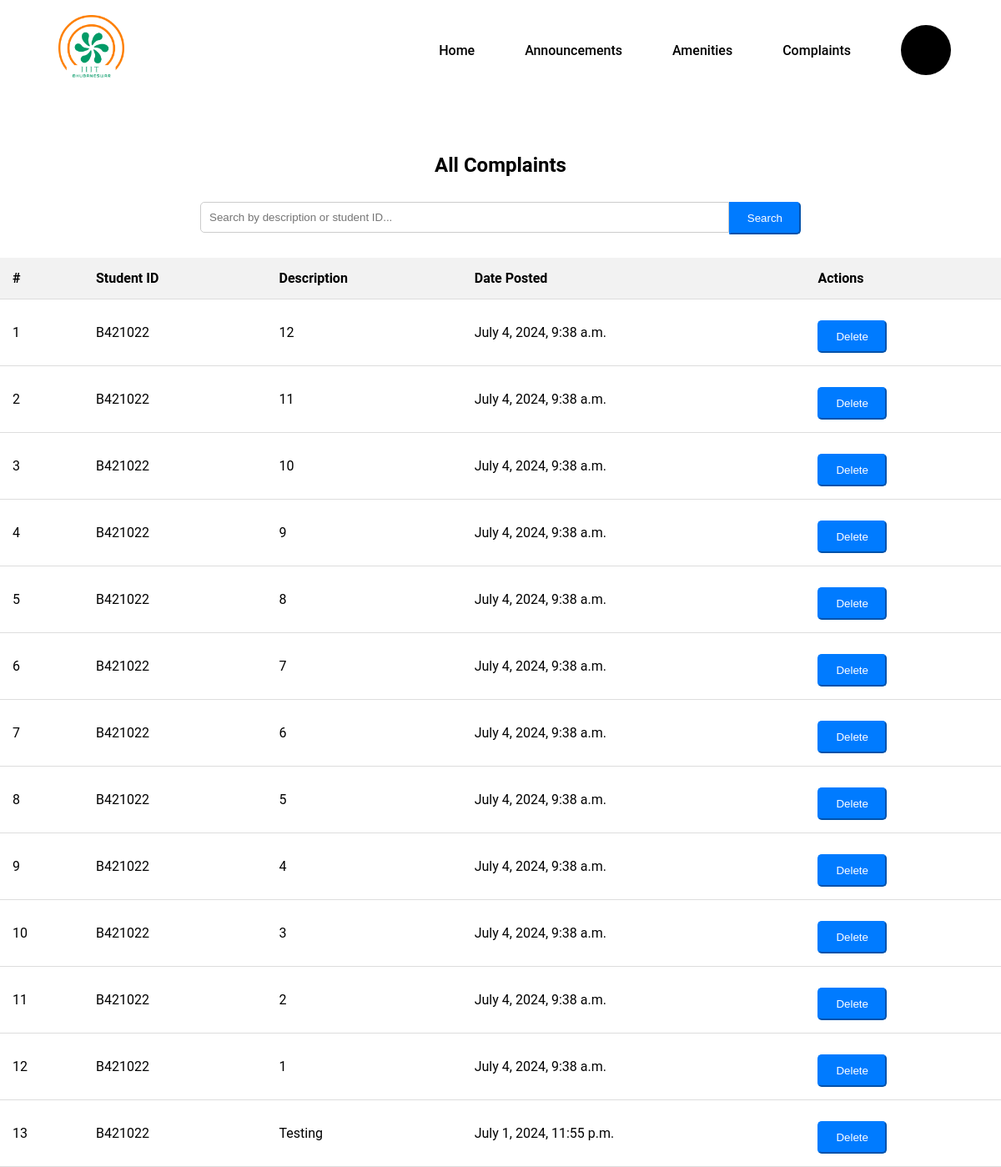
The page /faculty/complaints/ on the database as committed earlier.
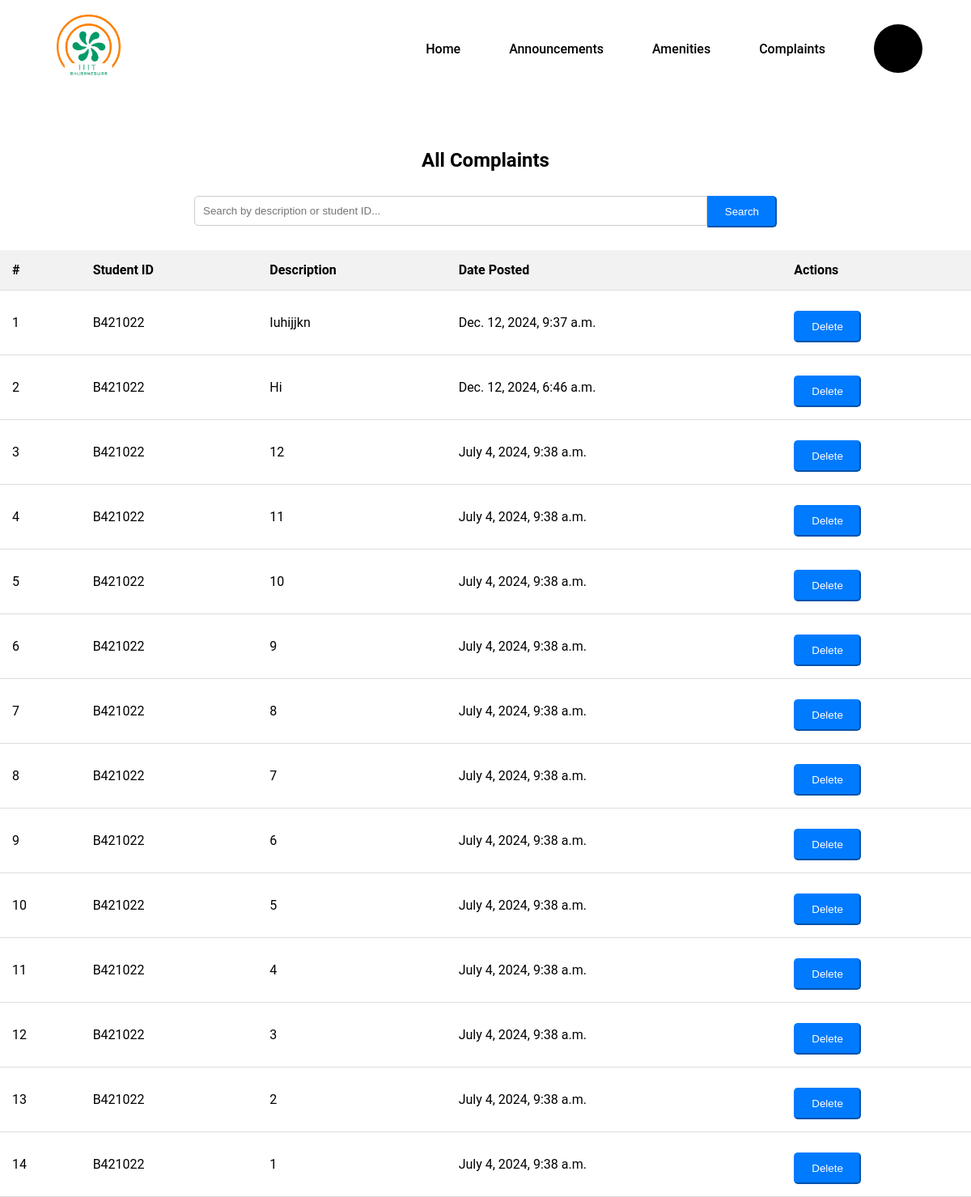
The same page on the database as committed later.
### users/models.py (models this page shows, shortened)
class Complaint(models.Model):
    student_id = models.CharField(max_length=20)
    description = models.TextField()
    date_created = models.DateTimeField(auto_now_add=True)

### users/views.py (the view)
# urls.py: path('faculty/complaints/', views.faculty_complaints_list, name='faculty_complaints_list'),
def faculty_complaints_list(request):
    query = request.GET.get('search_query')
    if query:
        complaints = Complaint.objects.filter(
            Q(student_id__icontains=query) |
            Q(description__icontains=query)
        )
    else:
        complaints = Complaint.objects.all().order_by('-date_created')  # Newest complaints first
    context = {
        'complaints': complaints,
    }
    return render(request, 'faculty_complaints_list.html', context)

### users/templates/faculty_complaints_list.html (shortened to what this page needs)
{% extends 'faculty_base.html' %}
{% block content %}
<div class="container mt-4">
    {% load static %}
    <link rel="stylesheet" href="{% static 'css/complaints.css' %}">
    <h2>All Complaints</h2>
    <div class="row mb-3 justify-content-center">
        <div class="col-md-12">
            <form method="GET" action="{% url 'faculty_complaints_list' %}" class="form-inline search-bar">
                <div class="input-group">
                    <input type="text" class="form-control form-control-lg" name="search_query" placeholder="Search by description or student ID..." value="{{ request.GET.search_query }}">
                    <div class="input-group-append">
                        <button type="submit" class="btn btn-primary btn-lg">Search</button>
                    </div>
                </div>
            </form>
        </div>
    </div>
    <table class="table table-striped mt-3">
        <thead>
            <tr>
                <th>#</th>
                <th>Student ID</th>
                <th>Description</th>
                <th>Date Posted</th>
                <th>Actions</th>
            </tr>
        </thead>
        <tbody>
            {% for complaint in complaints %}
            <tr>
                <td>{{ forloop.counter }}</td>
                <td>{{ complaint.student_id|capfirst }}</td>
                <td>{{ complaint.description|capfirst }}</td>
                <td>{{ complaint.date_created }}</td>
                <td>
                    <form action="{% url 'delete_complaint' complaint.id %}" method="post" style="display: inline;">
                        <button type="submit" class="btn btn-primary btn-lg">Delete</button>
                    </form>
                </td>
            </tr>
            {% endfor %}
        </tbody>
    </table>
</div>
{% endblock %}

Rows that differ between the two databases and show on the page:
removed Complaint: student_id "B421022", description "Testing", date_created "July 1, 2024, 11:55 p.m."
added Complaint: student_id "B421022", description "Iuhijjkn", date_created "Dec. 12, 2024, 9:37 a.m."
added Complaint: student_id "B421022", description "Hi", date_created "Dec. 12, 2024, 6:46 a.m."
